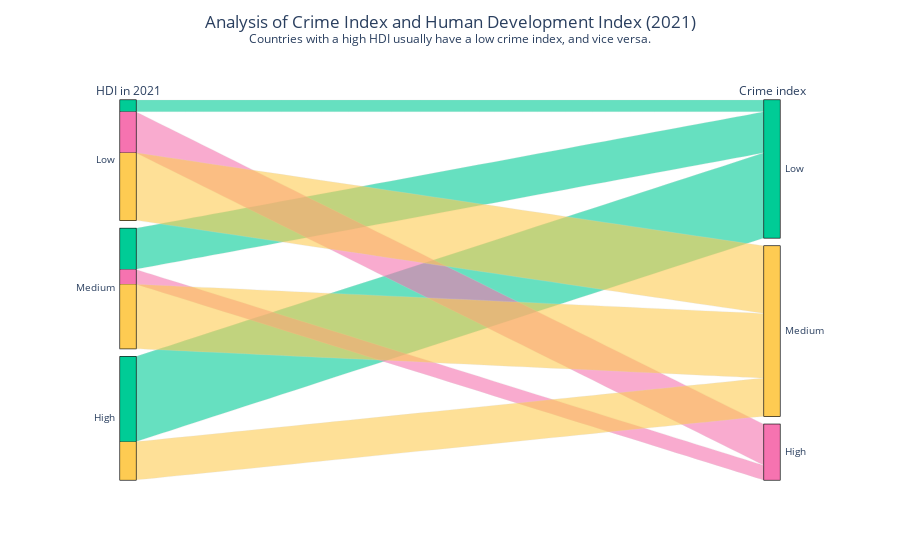

Write notebook code for a chart like this one.
### Code cell
df_development = pd.read_csv('datasets/Human Development Index.csv')
df_world = pd.read_csv('datasets/crime-rate-by-country-2023.csv')

color_map = {'Low': '#00cc96', 'Medium': '#fecb52', 'High': '#f673b0'}

# Filter and rename columns
df_development_filtered = df_development[['Country', 'HDI Rank (2021)', 'Human Development Index (2021)', 'Inequality in income (2021)']]
df_development_filtered = df_development_filtered.rename(columns={'Country': 'country'})

# Merge dataframes
hdi_df = df_development_filtered[['country', 'Human Development Index (2021)']]
merged_hdi_df = pd.merge(df_world, hdi_df, on='country', how='inner')

# Define bins and labels for crimeIndex and Human Development Index (2021)
bins_crime = [-float('inf'), 40, 60, float('inf')]
labels_crime = ['Low', 'Medium', 'High']
bins_hdi = [merged_hdi_df['Human Development Index (2021)'].min(), 
            merged_hdi_df['Human Development Index (2021)'].quantile(1/3), 
            merged_hdi_df['Human Development Index (2021)'].quantile(2/3), 
            merged_hdi_df['Human Development Index (2021)'].max()]
labels_hdi = ['Low', 'Medium', 'High']

# Apply binning
merged_hdi_df['crimeIndex'], bins_cut_crime = pd.cut(merged_hdi_df['crimeIndex'], bins=bins_crime, labels=labels_crime, retbins=True)
merged_hdi_df['Human Development Index (2021)'], bins_cut_hdi = pd.cut(merged_hdi_df['Human Development Index (2021)'], bins=bins_hdi, labels=labels_hdi, retbins=True)

# Drop NaN values if any
merged_hdi_df = merged_hdi_df.dropna(subset=['crimeIndex', 'Human Development Index (2021)'])

# Create parallel categories plot
parcat = go.Parcats(dimensions=[
                    {'label': 'HDI in 2021', 'values': merged_hdi_df['Human Development Index (2021)'], 'categoryorder': 'array', 'categoryarray': ['Low', 'Medium', 'High']},
                    {'label': 'Crime index', 'values': merged_hdi_df['crimeIndex'], 'categoryorder': 'array', 'categoryarray': ['Low', 'Medium', 'High']}
                    ],
                    line=dict(color=merged_hdi_df['crimeIndex'].map(color_map)))

gdi_figure = go.Figure(parcat)
gdi_figure.update_layout(
    title={
    'text': 'Analysis of Crime Index and Human Development Index (2021)<br><sup>Countries with a high HDI usually have a low crime index, and vice versa.</sup>',
        'y':0.95,
        'x':0.5,
        'xanchor': 'center',
        'yanchor': 'top'
    },
    height = 500)
gdi_figure.show()

### Figure 1 — Plotly figure (JSON) as saved in the notebook; plotly's stock layout.template omitted (floating-point values rounded to 4 significant figures)
{"data": [{"dimensions": [{"categoryarray": ["Low", "Medium", "High"], "categoryorder": "array", "label": "HDI in 2021", "values": ["Low", "Low", "Low", "Low", "Low", "Low", "Medium", "Low", "Medium", "Low", "Low", "Low", "Low", "Low", "Medium", "Medium", "Low", "Medium", "Low", "Medium", "Low", "Low", "Low", "Medium", "Medium", "Medium", "Low", "Low", "Medium", "Low", "Medium", "Medium", "Medium", "Medium", "Medium", "High", "Low", "Medium", "High", "Medium", "Low", "Low", "Medium", "Low", "Low", "Medium", "Low", "Low", "High", "Low", "High", "Medium", "Low", "Medium", "Low", "Low", "Medium", "High", "Low", "High", "High", "Medium", "High", "High", "Low", "Medium", "Low", "High", "High", "Medium", "Low", "Low", "Low", "High", "Medium", "Medium", "High", "Low", "Medium", "Medium", "Medium", "High", "Medium", "Medium", "Low", "High", "High", "High", "High", "Low", "Medium", "High", "High", "Medium", "High", "High", "High", "High", "Medium", "High", "Medium", "Medium", "Medium", "High", "High", "High", "High", "High", "High", "High", "High", "Low", "High", "High", "High", "Medium", "Medium", "High", "High", "High", "High", "Medium", "High", "High"]}, {"categoryarray": ["Low", "Medium", "High"], "categoryorder": "array", "label": "Crime index", "values": ["High", "High", "High", "High", "High", "High", "High", "High", "High", "High", "High", "High", "High", "High", "High", "High", "High", "High", "High", "Medium", "Medium", "Medium", "Medium", "Medium", "Medium", "Medium", "Medium", "Medium", "Medium", "Medium", "Medium", "Medium", "Medium", "Medium", "Medium", "Medium", "Medium", "Medium", "Medium", "Medium", "Medium", "Medium", "Medium", "Medium", "Medium", "Medium", "Medium", "Medium", "Medium", "Medium", "Medium", "Medium", "Medium", "Medium", "Medium", "Medium", "Medium", "Medium", "Medium", "Medium", "Medium", "Medium", "Medium", "Medium", "Medium", "Medium", "Medium", "Medium", "Medium", "Medium", "Medium", "Medium", "Medium", "Medium", "Medium", "Medium", "Medium", "Low", "Low", "Low", "Low", "Low", "Low", "Low", "Low", "Low", "Low", "Low", "Low", "Low", "Low", "Low", "Low", "Low", "Low", "Low", "Low", "Low", "Low", "Low", "Low", "Low", "Low", "Low", "Low", "Low", "Low", "Low", "Low", "Low", "Low", "Low", "Low", "Low", "Low", "Low", "Low", "Low", "Low", "Low", "Low", "Low", "Low", "Low"]}], "line": {"color": ["#f673b0", "#f673b0", "#f673b0", "#f673b0", "#f673b0", "#f673b0", "#f673b0", "#f673b0", "#f673b0", "#f673b0", "#f673b0", "#f673b0", "#f673b0", "#f673b0", "#f673b0", "#f673b0", "#f673b0", "#f673b0", "#f673b0", "#fecb52", "#fecb52", "#fecb52", "#fecb52", "#fecb52", "#fecb52", "#fecb52", "#fecb52", "#fecb52", "#fecb52", "#fecb52", "#fecb52", "#fecb52", "#fecb52", "#fecb52", "#fecb52", "#fecb52", "#fecb52", "#fecb52", "#fecb52", "#fecb52", "#fecb52", "#fecb52", "#fecb52", "#fecb52", "#fecb52", "#fecb52", "#fecb52", "#fecb52", "#fecb52", "#fecb52", "#fecb52", "#fecb52", "#fecb52", "#fecb52", "#fecb52", "#fecb52", "#fecb52", "#fecb52", "#fecb52", "#fecb52", "#fecb52", "#fecb52", "#fecb52", "#fecb52", "#fecb52", "#fecb52", "#fecb52", "#fecb52", "#fecb52", "#fecb52", "#fecb52", "#fecb52", "#fecb52", "#fecb52", "#fecb52", "#fecb52", "#fecb52", "#00cc96", "#00cc96", "#00cc96", "#00cc96", "#00cc96", "#00cc96", "#00cc96", "#00cc96", "#00cc96", "#00cc96", "#00cc96", "#00cc96", "#00cc96", "#00cc96", "#00cc96", "#00cc96", "#00cc96", "#00cc96", "#00cc96", "#00cc96", "#00cc96", "#00cc96", "#00cc96", "#00cc96", "#00cc96", "#00cc96", "#00cc96", "#00cc96", "#00cc96", "#00cc96", "#00cc96", "#00cc96", "#00cc96", "#00cc96", "#00cc96", "#00cc96", "#00cc96", "#00cc96", "#00cc96", "#00cc96", "#00cc96", "#00cc96", "#00cc96", "#00cc96", "#00cc96", "#00cc96", "#00cc96"]}, "type": "parcats"}], "layout": {"autosize": true, "title": {"text": "Analysis of Crime Index and Human Development Index (2021)<br><sup>Countries with a high HDI usually have a low crime index, and vice versa.</sup>", "x": 0.5, "xanchor": "center", "y": 0.95, "yanchor": "top"}}}
